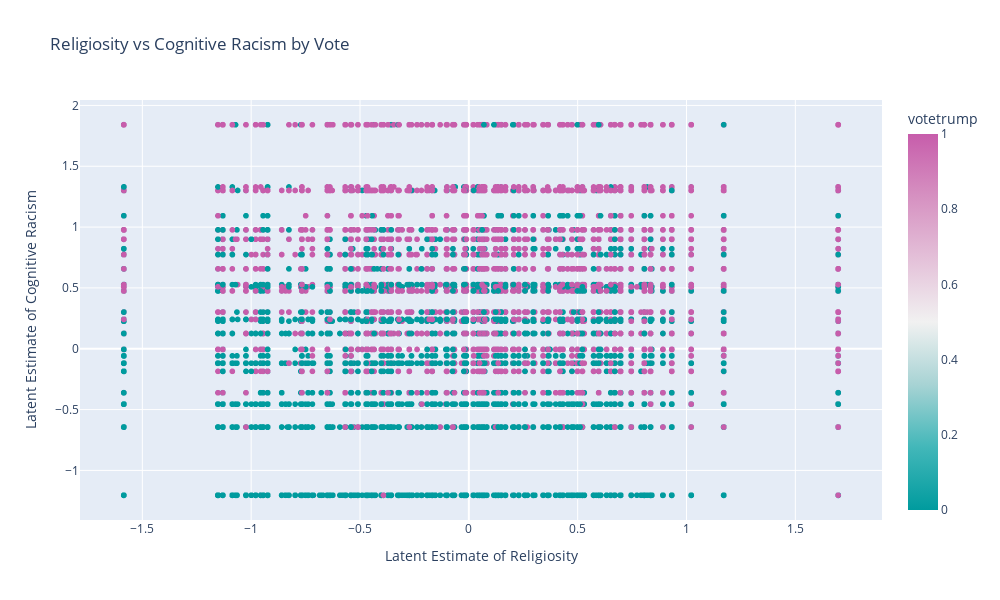

Notebook code cell kept with this figure:
### Markdown cell above
As can be seen above, partisanship in the USA is alive and well.  The division between party ideals played a major role in the 2016 election, and was probably more extreme for 2020, and will be even more extreme by 2024.

### Code cell
# scatter plot of religiosity vs cognitive racism
fig = px.scatter(voter_data, x='lrelig', y='lcograc', color='votetrump', color_continuous_scale='tropic', title='Religiosity vs Cognitive Racism by Vote')
fig.update_layout(width=1000, height=600, dragmode=False)
# change x and y titles
fig.update_xaxes(title_text=feature_desc_dict['lrelig'])
fig.update_yaxes(title_text=feature_desc_dict['lcograc'])
fig.show()

### Figure 1 — Plotly figure (JSON) as saved in the notebook; plotly's stock layout.template omitted (floating-point values rounded to 4 significant figures; data arrays with more than 128 entries replaced by an {"elided": "..."} marker saying what was removed)
{"data": [{"hovertemplate": "lrelig=%{x}<br>lcograc=%{y}<br>votetrump=%{marker.color}<extra></extra>", "legendgroup": "", "marker": {"color": {"elided": "37591 int values"}, "coloraxis": "coloraxis", "symbol": "circle"}, "mode": "markers", "name": "", "showlegend": false, "type": "scattergl", "x": {"elided": "37591 float values"}, "xaxis": "x", "y": {"elided": "37591 float values"}, "yaxis": "y"}], "layout": {"coloraxis": {"colorbar": {"title": {"text": "votetrump"}}, "colorscale": [[0, "rgb(0, 155, 158)"], [0.1667, "rgb(66, 183, 185)"], [0.3333, "rgb(167, 211, 212)"], [0.5, "rgb(241, 241, 241)"], [0.6667, "rgb(228, 193, 217)"], [0.8333, "rgb(214, 145, 193)"], [1, "rgb(199, 93, 171)"]]}, "dragmode": false, "height": 600, "legend": {"tracegroupgap": 0}, "title": {"text": "Religiosity vs Cognitive Racism by Vote"}, "width": 1000, "xaxis": {"anchor": "y", "domain": [0, 1], "title": {"text": "Latent Estimate of Religiosity"}}, "yaxis": {"anchor": "x", "domain": [0, 1], "title": {"text": "Latent Estimate of Cognitive Racism"}}}}
